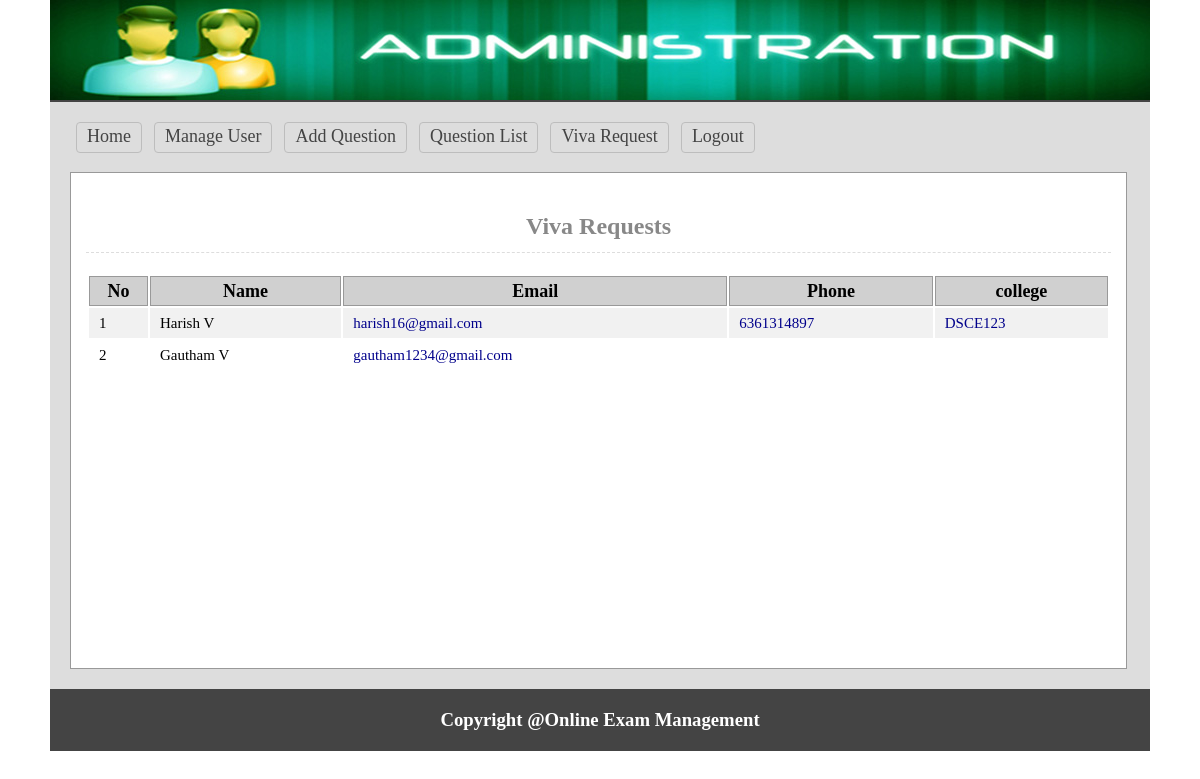
Page /admin/viva_req.php (signed in) on the committed database.
### tables this page shows
CREATE TABLE `tbl_viva` (
  `id` int(200) NOT NULL,
  `name` varchar(2000) NOT NULL,
  `email` varchar(2000) NOT NULL,
  `facebook` varchar(2000) NOT NULL,
  `skype` varchar(2000) NOT NULL
);

### lib/Database.php (called while the page is built, shortened)
<?php
Class Database{
	public $host   = DB_HOST;
	public $user   = DB_USER;
	public $pass   = DB_PASS;
	public $dbname = DB_NAME;
	public $link;
	private function connectDB(){
	$this->link = new mysqli($this->host, $this->user, $this->pass, $this->dbname);
 }
	public function select($query){
		$result = $this->link->query($query) or die($this->link->error.__LINE__);
		if($result->num_rows > 0){
			return $result;
		} else {
			return false;
		}
	}
}

### classes/User.php (called while the page is built, shortened)
<?php
$filepath = realpath(dirname(__FILE__));
include_once ($filepath.'/../lib/Database.php');
class User{
    private $db;
    public function __construct(){
        $this->db = new Database();
    }
    public function getAllVivaApplier(){
        $query = "SELECT * FROM tbl_viva";
        $result = $this->db->select($query);
        return $result;
    }
}
?>

### admin/viva_req.php (the view)
<?php
$filepath = realpath(dirname(__FILE__));
include_once ($filepath.'/inc/header.php');
include_once ($filepath.'/../classes/User.php');
$usr = new User();
?>
    <div class="main">
        <h1 style="text-align: center; font-size: 24px">Viva Requests</h1>
        <div class="manageuser">
            <table class="tblone">
                <tr>
                    <th>No</th>
                    <th>Name</th>
                    <th>Email</th>
                    <th>Phone</th>
                    <th>college</th>
                </tr>
                <?php
                $userData = $usr->getAllVivaApplier();
                if($userData){
                    $i = 0;
                    while($result = $userData->fetch_assoc()){
                        $i++;
                        ?>
                        <tr>
                            <td> <?php echo $i; ?> </td>
                            <td> <?php echo $result['name']; ?> </td>
                            <td> <a target="_blank" style=" color: darkblue; text-decoration: none;" href="https://<?php echo $result['email']; ?>"><?php echo $result['email']; ?></a> </td>
                            <td> <a target="_blank" style=" color: darkblue; text-decoration: none;" href="https://<?php echo $result['facebook']; ?>"><?php echo $result['facebook']; ?></a> </td>
                            <td> <a target="_blank" style=" color: darkblue; text-decoration: none;" href="https://<?php echo $result['skype']; ?>"><?php echo $result['skype']; ?></a> </td>
                        </tr>
                    <?php } } ?>
            </table>
        </div>
    </div>
<?php include 'inc/footer.php'; ?>

### admin/css/admin.css (style rules this page uses)
* { margin:0;padding:0;outline:none }
body { font-family:verdana }
.tblone { width:100%;border:1px solid #fff;margin:20px 0 }
.tblone td { font-size: 15px; padding: 5px 10px; }
table.tblone th { background-color: #d0d0d0; border: 1px solid #999; }
table.tblone tr:nth-child(2n+1) { background:#fff;height:30px; }
table.tblone tr:nth-child(2n) { background:#f1f1f1;height:30px; }
.tblone td a { color:#3399FF; }
.main { background: #fff none repeat scroll 0 0; border: 1px solid #999; margin-top: 15px; min-height: 465px; padding: 15px; width: 1025px; }
.main h1 { border-bottom: 1px dashed #ddd; color: #888; margin: 25px 0 5px; padding-bottom: 12px; }

### rows in the picture
tbl_viva: name "Harish V", email "harish16@gmail.com", facebook "6361314897", skype "DSCE123"
tbl_viva: name "Gautham V", email "gautham1234@gmail.com"
